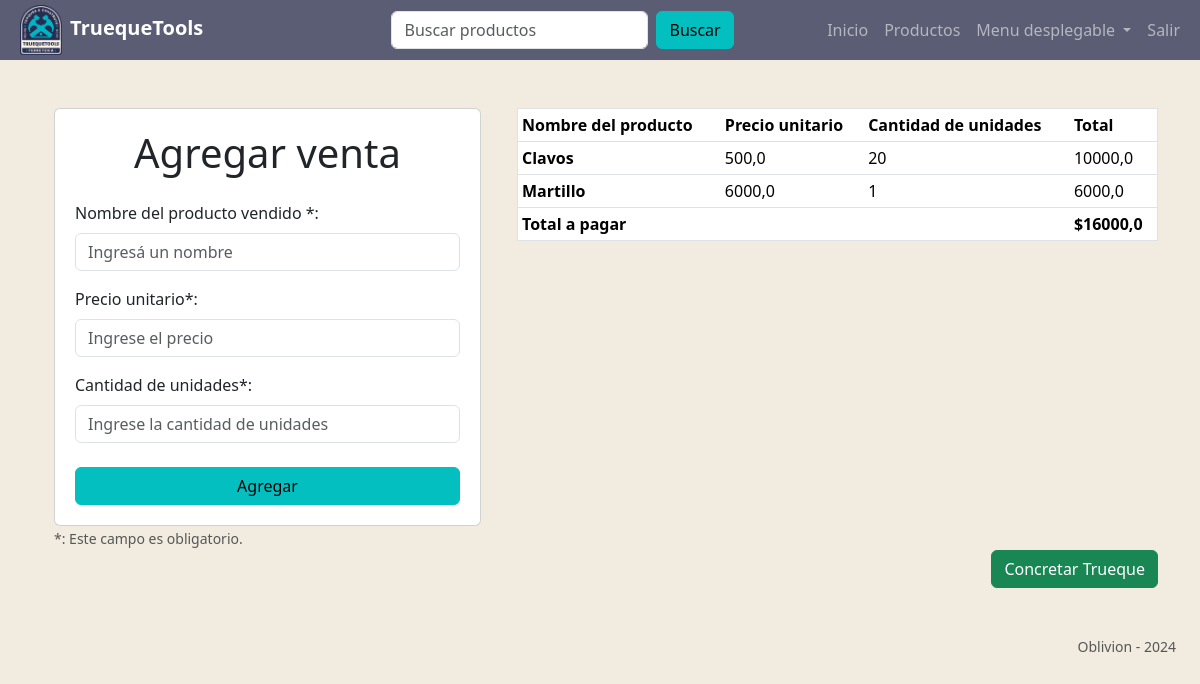
/registrar-ventas/4 (signed in), run on the app's committed database.
### tt_app/models.py (models this page shows)
class Venta(models.Model):
    cantidad_unidades = models.IntegerField()
    precio_unitario = models.FloatField()
    nombre_producto = models.CharField(max_length=200)
    trueque = models.ForeignKey(
        Trueque, on_delete=models.CASCADE, blank=True, null=True
    )
    vendedor = models.ForeignKey(
        Usuario, on_delete=models.CASCADE, blank=True, null=True
    )
    fecha = models.DateTimeField(auto_now=True)
    activo = models.BooleanField(default=True)
    def get_total(self):
        return self.cantidad_unidades * self.precio_unitario

### tt_app/views/venta_view.py (the view, shortened to what this page needs)
@login_required
def registrar_ventas(request, trueque_id):
    print("entro")
    try:
        trueque = Trueque.objects.get(id=trueque_id)
    except Trueque.DoesNotExist:
        return redirect(reverse("home"))
    if trueque.estado==4:
        return redirect(reverse("home") + "?mensaje=El trueque está concretado. No se pueden registrar más ventas.")
    if trueque.estado!=3:
        return redirect(reverse("home") + "?mensaje=El trueque debe estar ACEPTADO para registrar ventas.")
    ventas = Venta.objects.filter(trueque_id=trueque_id)
    form = CrearVenta()
    total=0
    for venta in ventas:
        total+=venta.get_total()
    return render(
        request,
        "ventas/venta.html",
        {  # enviamos los siguientes parámetros:
            "form": form,  # el form definido en venta_forms.py
            "titulo": "Agregar venta",  # el titulo del form
            "boton": "Agregar",  # el texto del botón de confirmación
            "obligatorios": True,  # mostrar la advertencia de campos obligatorios o no
            "ventas": ventas,
            "trueque_id": trueque_id,
            "total": total
        }
    )

### tt_app/templates/ventas/venta.html (shortened to what this page needs)
{%extends 'base.html'%}
{% load static %}
{%block content%}
<div class="d-flex row">
    {% if user.is_staff %}
    <div class="col-5 px-4">
        <div class="card p-1">
            <form method="POST" class="card-body" enctype="multipart/form-data" novalidate>
                <h2 class="text-center display-6 mb-4 ">{{titulo}}</h2>
                {% for field in form %}
                    {{ field.label_tag }}
                    {{ field }}
                {% endfor %}
                <button class="btn btn-primary fw-medium mt-2 w-100" type="submit">{{boton}}</button>
            </form>
        </div>
        {% if obligatorios%} <small class="text-muted fw-light mt-1">*: Este campo es obligatorio.</small> {%endif%}
    </div>
    <div class="col-7 ">
        {% if ventas %}
        <table class="table table-sm table-hover border rounded">
            <thead>
            <tr>
                <th scope="col">Nombre del producto</th>
                <th scope="col">Precio unitario</th>
                <th scope="col">Cantidad de unidades</th>
                <th scope="col">Total</th>
            </tr>
            </thead>
            <tbody>
            {% for venta in ventas %}
                <tr>
                    <th>{{venta.nombre_producto}}</th>
                    <td>{{venta.precio_unitario}}</td>
                    <td>{{venta.cantidad_unidades}}</td>
                    <td>{{venta.get_total}}</td>
                </tr>
            {% endfor %}
            </tbody>
            <tfoot>
                <tr>
                <th scope="col" >Total a pagar</th>
                <th colspan="2"></th>
                <th scope="col" class="text-start">${{total}}</th>
                </tr>
            </tfoot>
        </table>
        {% else %}
        <p class="display-6 fs-2">No hay ventas agregadas</p>
        {% endif %}
    </div>
    {% else %}
        <p>Debes ser empleado para registrar ventas :D</p>
    {% endif %}
</div>
<form method="POST" class="d-flex justify-content-end" action="{% url 'concretar_trueque' trueque_id %}" for>
    <button class="btn btn-success" type="submit">Concretar Trueque</button>
</form>
{%endblock%}

### data on the page
Venta: nombre_producto "Clavos", precio_unitario "500,0", cantidad_unidades "20", get_total "10000,0"
Venta: nombre_producto "Martillo", precio_unitario "6000,0", cantidad_unidades "1", get_total "6000,0"

### other printed values
{{ titulo }} "Agregar venta"
{{ field.label_tag }} "Nombre del producto vendido *:" "Precio unitario*:" "Cantidad de unidades*:"
{{ boton }} "Agregar"
{{ total }} "16000,0"
